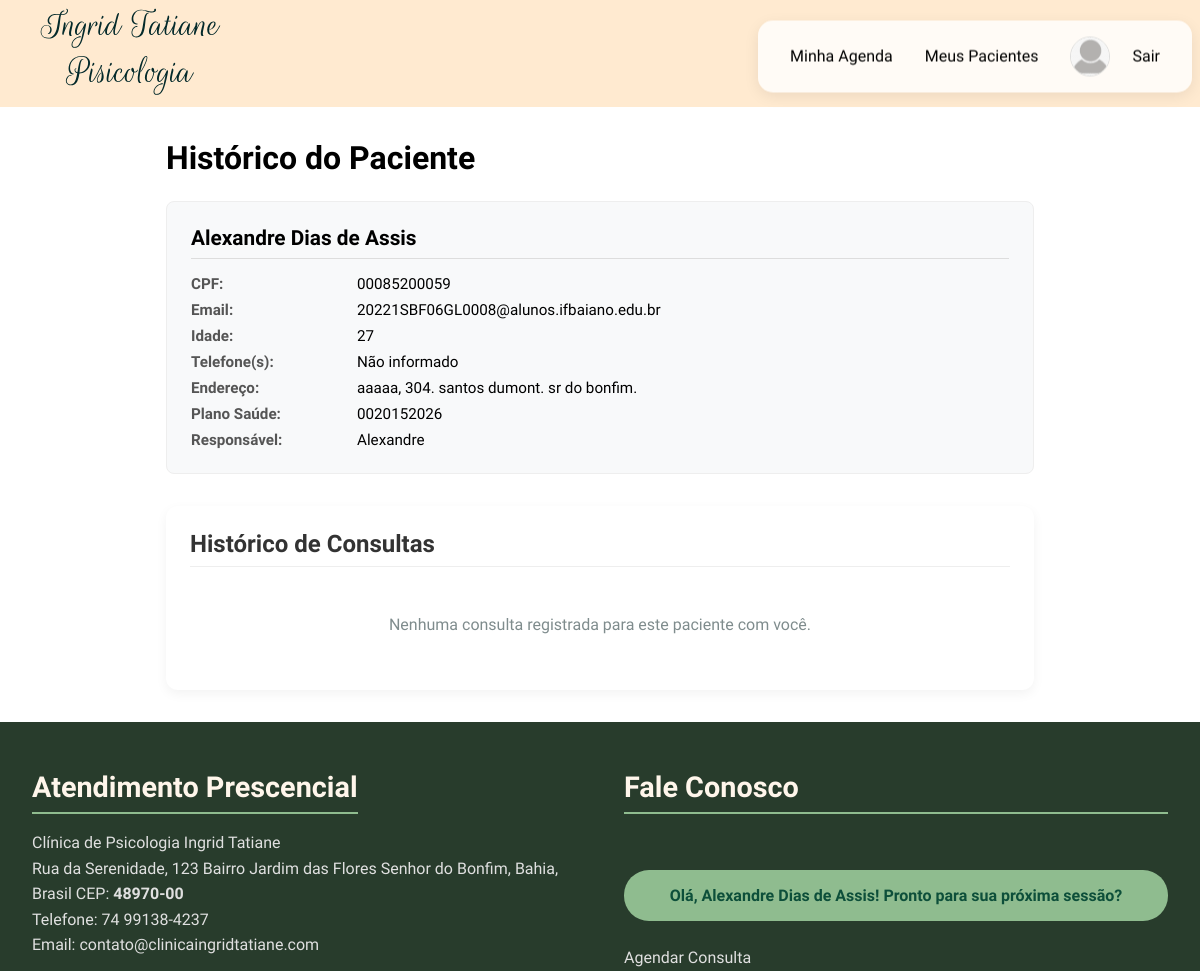
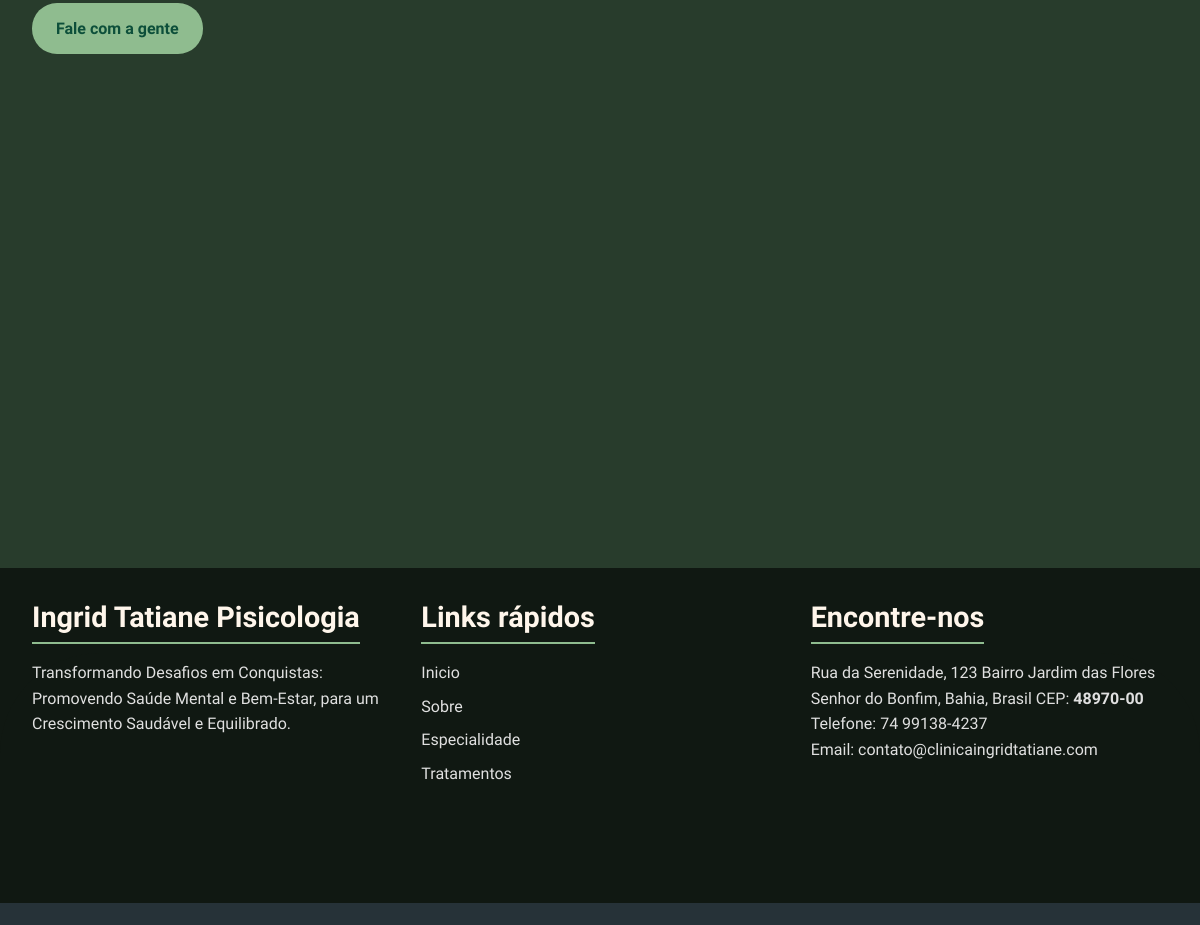
Page /dashboard/psicologo/paciente/1/historico/ (signed in) on the committed database (2 pictures, top to bottom).
### core/models.py (models this page shows, shortened)
class Usuario(models.Model):
    user = models.OneToOneField(User, on_delete=models.CASCADE, related_name='usuario')
    cpf = models.CharField("CPF", max_length=11, unique=True) # CPF é único
    nome = models.CharField("Nome Completo", max_length=100)
    idade = models.IntegerField("Idade", null=True, blank=True)
    rua = models.CharField("Rua/Avenida", max_length=100, null=True, blank=True)
    numero = models.CharField("Número", max_length=10, null=True, blank=True)
    bairro = models.CharField("Bairro", max_length=50, null=True, blank=True)
    cidade = models.CharField("Cidade", max_length=50, null=True, blank=True)
    cep = models.CharField("CEP", max_length=8, null=True, blank=True)
    email = models.EmailField("Email", unique=True)
    foto_perfil = models.ImageField(
        "Foto de Perfil",
        upload_to='fotos_perfil/', # Salvará as fotos em MEDIA_ROOT/fotos_perfil/
        null=True,
        blank=True, # Permite que o campo seja opcional
        default='fotos_perfil/default.png' # Opcional: Uma imagem padrão
    )

class Paciente(models.Model):
    usuario = models.OneToOneField(Usuario, on_delete=models.CASCADE, related_name='paciente')
    responsavel = models.CharField("Responsável", max_length=100, null=True, blank=True)
    plano_saude = models.CharField("Plano de Saúde", max_length=100, null=True, blank=True)

### psicologo/views.py (the view)
# urls.py: path('paciente/<int:paciente_id>/historico/', views.paciente_historico, name='paciente_historico'),
@login_required
def paciente_historico(request, paciente_id):
    if not hasattr(request.user, 'usuario') or not hasattr(request.user.usuario, 'psicologo'):
         return redirect('completar_perfil')
    psicologo_obj = request.user.usuario.psicologo
    paciente_obj = get_object_or_404(Paciente, pk=paciente_id)
    consultas_historico = ( # <-- ABRE PARÊNTESES AQUI
        Consulta.objects.filter(
            paciente=paciente_obj,
            psicologo=psicologo_obj
        )
        .select_related('paciente__usuario', 'psicologo__usuario') # Otimiza busca de nomes
        .prefetch_related('diagnosticos') # Otimiza busca de diagnósticos
        .order_by('-data', '-hora')
    )
    paginator = Paginator(consultas_historico, 15) # 15 por página
    page_number = request.GET.get('page')
    page_obj = paginator.get_page(page_number)
    context = {
        'paciente': paciente_obj,
        'consultas': consultas_historico, # Ou 'page_obj' se usar paginação
    }
    return render(request, 'psicologo/paciente_historico.html', context)

### psicologo/templates/psicologo/paciente_historico.html (shortened to what this page needs)
{% extends 'base.html' %}
{% load static %}
{% block css %}
    <link rel="stylesheet" href="{% static 'css/public/dashboard_shared.css' %}">
{% endblock %}
{% block content %}
<div class="dashboard-container historico-container">
    <div class="dashboard-header" style="margin-bottom: 1.5rem;">
        <h1>Histórico do Paciente</h1>
    </div>
    <div class="paciente-info-card">
        <h2>{{ paciente.usuario.nome }}</h2>
        <div class="info-grid">
            <strong>CPF:</strong> <span>{{ paciente.usuario.cpf }}</span> <strong>Email:</strong> <span>{{ paciente.usuario.email }}</span>
            <strong>Idade:</strong> <span>{{ paciente.usuario.idade|default:"N/A" }}</span>
            <strong>Telefone(s):</strong>
            <span>
                {% for tel in paciente.usuario.telefones.all %}
                    {{ tel.telefone }}{% if not forloop.last %}, {% endif %}
                {% empty %}
                    Não informado
                {% endfor %}
            </span>
            <strong>Endereço:</strong>
            <span>
                {{ paciente.usuario.rua|default:"" }}{% if paciente.usuario.numero %}, {{ paciente.usuario.numero }}{% endif %}.
                {{ paciente.usuario.bairro|default:"" }}. {{ paciente.usuario.cidade|default:"" }}.
            </span>
            <strong>Plano Saúde:</strong> <span>{{ paciente.plano_saude|default:"N/A" }}</span>
            <strong>Responsável:</strong> <span>{{ paciente.responsavel|default:"N/A" }}</span>
        </div>
    </div>
    <div class="consultas-list-wrapper">
        <h2>Histórico de Consultas</h2>
        {% for consulta in consultas %}
            <div class="consulta-item">
                <div class="consulta-header">
                    <span class="consulta-date-time">{{ consulta.data|date:"d/m/Y" }} - {{ consulta.hora|time:"H:i" }}</span>
                    <span class="consulta-status status-{{ consulta.status }}">{{ consulta.get_status_display }}</span>
                </div>
                <div class="consulta-details">
                    {% if consulta.observacao %}
                        <p><strong>Observações:</strong> {{ consulta.observacao|truncatewords:20|linebreaksbr }}</p>
                    {% endif %}
                    {% if consulta.diagnosticos.all %}
                        <p><strong>Diagnósticos:</strong></p>
                        <ul class="diagnosticos-list">
                            {% for diag in consulta.diagnosticos.all %}
                                <li><strong>{{ diag.cid10|default:"S/ CID" }}:</strong> {{ diag.descricao }}</li>
                            {% endfor %}
                        </ul>
                    {% endif %}
                     <a href="{% url 'psicologo:consulta_detalhes' consulta.id_consulta %}" style="font-size: 0.85rem; margin-top: 0.5rem; display: inline-block;">Ver Detalhes/Ações</a>
                </div>
            </div>
        {% empty %}
            <p style="text-align: center; color: #7f8c8d; padding: 2rem;">Nenhuma consulta registrada para este paciente com você.</p>
        {% endfor %}
    </div> </div>
{% endblock %}

### templates/base.html (shortened to what this page needs)
<!DOCTYPE html>
{% load static %}
<html lang="pt-br">
<head>
        <link rel="stylesheet" href="{%static 'css/public/footer.css'%}">
        <link rel="stylesheet" href="{%static 'css/public/index.css'%}">
        {% block css %}{% endblock %}
    </head>
    <body>
        <header>
    {% if user.is_authenticated %}
        {% if user.usuario %}
            {% if user.usuario.psicologo %}
                <div class="logo">
                    <a href="{% url 'psicologo:dashboard' %}"> <img src="{% static 'img/core/IngridTatianePisicologia.svg'%}">
                    </a>
                </div>
                <div class="nav">
                    <nav>
                        <a class="nav-link" href="{% url 'psicologo:agenda_completa' %}">Minha Agenda</a>
                        <a class="nav-link" href="{% url 'psicologo:meus_pacientes' %}">Meus Pacientes</a>
                    </nav>
            {% endif %}
        {% endif %}
                <div class="login">
                        {% if user.usuario.foto_perfil %}
                            <a class="nav-item nav-profile-pic" href="{% url 'meu_perfil' %}">
                                <img src="{{ user.usuario.foto_perfil.url }}" alt="Foto de Perfil" class="profile-pic-small">
                            </a>
                        {% else %}
                            <a class="nav-link" href="{% url 'meu_perfil' %}">Meu Perfil</a>
                        {% endif %}
                            <a class="nav-link" href="{% url 'logout' %}">Sair</a>
                </div>
            </div>
    {% endif %}
</header>
        {% block content %}{% endblock %}
        <footer>
            <section id="atendimento">
                <div>
                    <h2>Atendimento Prescencial</h2>
                    <P>Clínica de Psicologia Ingrid Tatiane </P>
                    <p class="numero">Rua da Serenidade, 123 Bairro Jardim das Flores Senhor do Bonfim, Bahia, Brasil CEP: <ins>48970-00</ins></p>
                    <p class="numero">Telefone: <a href="https://wa.me/557499138-4237">74 99138-4237</a></p>
                    <p>Email: <a href="mailto:contato@clinicaingridtatiane.com" target="_blank">contato@clinicaingridtatiane.com</a></p>
                    <div>
                        <p>Fale com a gente</p>
                    </div>
                </div>
                <div style="display: flex;flex-direction: column; gap: 24px;">
                    {% if user.is_authenticated %}
                        <h2>Fale Conosco</h2>
                        {% if user.usuario %}
                            <p>Olá, {{ user.usuario.nome }}! Pronto para sua próxima sessão?</p>
                            <a href="{% url 'agendar_consulta' %}" class="btn-footer-agendar">Agendar Consulta</a>
                        {% else %}
                            <p>Bem-vindo(a)! Complete seu perfil para acessar todas as funcionalidades.</p>
                            <a href="{% url 'completar_perfil' %}" class="btn-footer-agendar" style="background-color: #ffc107; color: #333;">Completar Perfil</a>
                        {% endif %}
                    {% endif %}
                </div>
            </section>
            <div class="mapa">
            </div>
            <section id="rotape">
                <div class="onda"></div>
                <div class="rotape_content">
                    <div>
                        <h2>Ingrid Tatiane Pisicologia</h2>
                        <p>Transformando Desafios em Conquistas: Promovendo Saúde Mental e Bem-Estar, para um
                            Crescimento Saudável e Equilibrado.
                        </p>
                    </div>
                    <div>
                        <h2>Links rápidos</h2>
                        <nav>
                            <a href="#inicio">Inicio</a>
                            <a href="#sobre">Sobre</a>
                            <a href="#especialidades">Especialidade</a>
                            <a href="#tratamentos">Tratamentos</a>
                        </nav>
                    </div>
                    <div>
                        <h2>Encontre-nos</h2>
                        <p class="numero">Rua da Serenidade, 123 Bairro Jardim das Flores Senhor do Bonfim, Bahia, Brasil CEP: <ins>48970-00</ins></p>
                        <p class="numero">Telefone: <a href="https://wa.me/557499138-4237">74 99138-4237</a></p>
                        <p>Email: <a href="mailto:contato@clinicaingridtatiane.com" target="_blank">contato@clinicaingridtatiane.com</a></p>
                    </div>
                </div>
            </section>
        </footer>
        <div id="copyrigth">
            Desenvolvido por <a href="https://wa.me/5574981259988" target="_blank">@alexandredias_124</a>
        </div>
    </body>
</html>

### static/css/public/footer.css (style rules this page uses)
footer { position: relative; background-color: #283C2C; color: #FFF6EB; font-family: -apple-system, BlinkMacSystemFont, "Segoe UI", Roboto, Helvetica, Arial, sans-serif; }
footer::before { content: ''; position: absolute; bottom: 0; left: 0; width: 100%; height: 120%; z-index: 0; animation: floatUpDown 15s ease-in-out infinite; }
footer section, footer #copyrigth { position: relative; z-index: 1; }
footer h2 { color: #FFF6EB; font-size: 1.8rem; margin-bottom: 1rem; border-bottom: 2px solid #8fbc8f; padding-bottom: 0.5rem; display: inline-block; }
footer p, footer a { color: #e0e0e0; text-decoration: none; line-height: 1.6; transition: color 0.3s ease; }
footer .numero ins { text-decoration: none; font-weight: bold; }
#atendimento { display: flex; padding: 3rem 2rem 1rem; justify-content: space-between; gap: 3rem; margin-bottom: 3rem; flex-wrap: wrap; }
#atendimento>div { flex: 1; min-width: 300px; }
#atendimento div:last-child p { background-color: #8fbc8f; color: #0d4f3a; text-align: center; padding: 0.8rem 1.5rem; border-radius: 25px; font-weight: bold; cursor: pointer; transition: background-color 0.3s ease, transform 0.3s ease; display: inline-block; margin-top: 1rem; }
.mapa { width: 100%; height: 450px; }
.onda { position: absolute; top: 30%; left: 0; width: 100%; height: 250px; border-radius: 100px 100px 0 0; background: #101812; background-size: cover; background-repeat: no-repeat; z-index: 1; animation: subir-descer 8s ease-in-out infinite; transform-origin: bottom; }
#rotape { background: #101812; }
#rotape .rotape_content { position: relative; display: flex; justify-content: space-between; padding: 3rem 2rem 4rem; gap: 2rem; padding-top: 2rem; flex-wrap: wrap; position: relative; z-index: 2; }
.rotape_content>div { flex: 1; min-width: 250px; }
#rotape nav { display: flex; flex-direction: column; gap: 0.5rem; }
#copyrigth { background: #263238; text-align: center; padding: 32px; padding-top: 1.5rem; border-top: 1px solid rgba(255, 255, 255, 0.1); font-size: 0.9rem; color: #b0c4b0; }
#copyrigth a { color: #8fbc8f; font-weight: bold; }

### static/css/public/index.css (style rules this page uses)
* { box-sizing: border-box; font-family: "IM Fell English", sans-serif; margin: 0; padding: 0; }
body { color: black; }
header { background-color: #FFEAD0; padding: 0.5rem; display: flex; align-items: center; justify-content: space-between; }
header .logo { margin-left: 2rem; }
header .nav { display: flex; padding: 16px 32px; align-items: center; gap: 32px; }
header .nav nav { display: flex; gap: 32px; }
header .nav nav a { margin: 0; color: black; font-size: 16px; text-decoration: none; }
.nav { display: flex; justify-content: space-between; align-items: center; padding: 1rem 2rem; background-color: #ffffff; border-radius: 15px; box-shadow: 0 4px 15px rgba(0, 0, 0, 0.08); position: sticky; top: 20px; z-index: 1000; backdrop-filter: blur(10px); background-color: rgba(255, 255, 255, 0.8); }
.nav nav a { text-decoration: none; color: #555; font-weight: 500; margin: 0 1rem; position: relative; transition: color 0.3s ease; }
.nav nav a::after { content: ''; position: absolute; width: 0; height: 2px; bottom: -5px; left: 50%; background-color: #ff9a9e; transition: all 0.3s ease-in-out; transform: translateX(-50%); }
.nav .login { display: flex; gap: 12px; align-items: center; }
.nav .login .nav-link { text-decoration: none; color: black; }
.profile-pic-small { width: 40px; height: 40px; border-radius: 50%; object-fit: cover; vertical-align: middle; margin-right: 10px; border: 1px solid #ddd; }

### static/css/public/dashboard_shared.css (style rules this page uses)
.dashboard-container { max-width: 1200px; margin: 2rem auto; padding: 0 1rem; position: relative; z-index: 5; }

### psicologo/templates/psicologo/paciente_historico.html (style rules this page uses)
.historico-container { max-width: 900px; margin: 2rem auto; }
.paciente-info-card { background-color: #f8f9fa; padding: 1.5rem; border-radius: 8px; margin-bottom: 2rem; border: 1px solid #eee; }
.paciente-info-card h2 { font-size: 1.3rem; margin-bottom: 1rem; border-bottom: 1px solid #ddd; padding-bottom: 0.5rem; }
.info-grid { display: grid; grid-template-columns: 150px 1fr; gap: 0.5rem 1rem; font-size: 0.95rem; }
.info-grid strong { color: #555; }
.consultas-list-wrapper { background-color: #fff; border-radius: 12px; padding: 1.5rem; box-shadow: 0 4px 12px rgba(0, 0, 0, 0.05); }
.consultas-list-wrapper h2 { font-size: 1.5rem; color: #333; border-bottom: 1px solid #eee; padding-bottom: 0.5rem; margin-bottom: 1rem; }

### rows in the picture
Paciente: usuario.nome "Alexandre Dias de Assis", usuario.cpf "00085200059", usuario.email "20221SBF06GL0008@alunos.ifbaiano.edu.br", usuario.idade "27", usuario.rua "aaaaa", usuario.numero "304", usuario.bairro "santos dumont", usuario.cidade "sr do bonfim", plano_saude "0020152026", responsavel "Alexandre"

### other values in the picture
{{ user.usuario.nome }} "Alexandre Dias de Assis"
